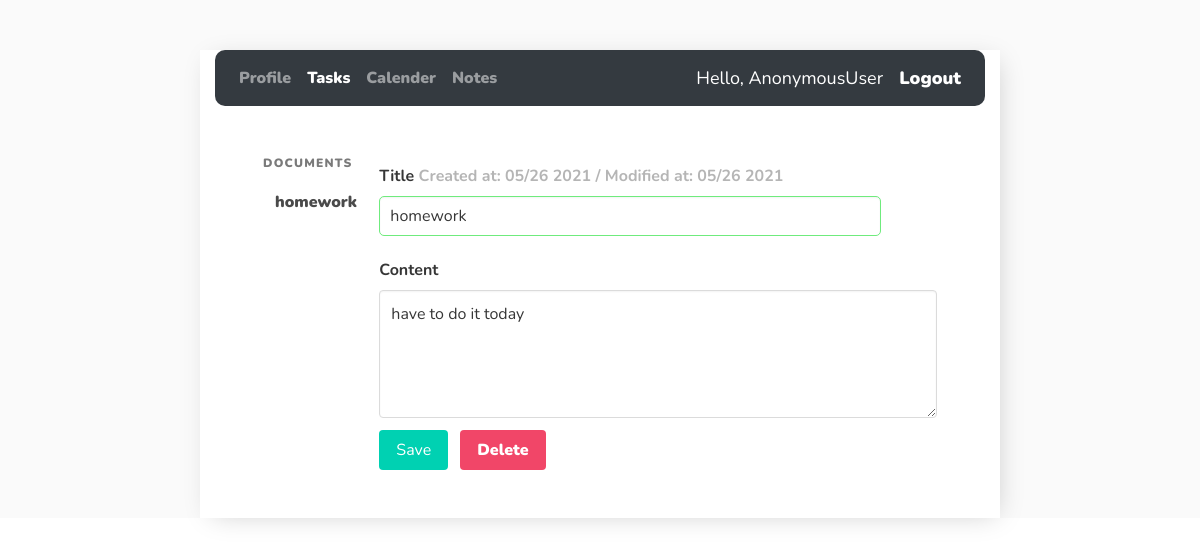
Page /notes/?docid=1 on the committed database.
### notes/models.py (models this page shows)
class Document(models.Model):
    title = models.CharField(max_length=255)
    content = models.TextField(blank=True, null=True)
    created_at = models.DateTimeField(auto_now_add=True)
    modified_at = models.DateTimeField(auto_now=True)
    class Meta:
        ordering = ('title',)

### notes/views.py (the view, shortened to what this page needs)
# urls.py: path('', views.Notes, name='notes'),
def Notes(request):
    docid = int(request.GET.get('docid', 0))
    documents = Document.objects.all()
    if docid > 0:
        document = Document.objects.get(pk=docid)
    else:
        document = ''
    context = {
        'docid': docid,
        'documents': documents,
        'document': document
    }
    return render(request, 'notes/notes.html', context)

### notes/templates/notes/notes.html (shortened to what this page needs)
{% load static %}
<!DOCTYPE html>
<html>
<head>
    <link rel="stylesheet" href="https://cdn.jsdelivr.net/npm/bulma@0.9.0/css/bulma.min.css">
    <link rel="stylesheet" href="https://stackpath.bootstrapcdn.com/bootstrap/4.3.1/css/bootstrap.min.css">
</head>
<body>
    <div class="container">
        {% include 'base/navbar.html' %}
        <section class="section">
            <div class="columns">
                <div class="column is-2">
                    <aside class="menu">
                        <p class="menu-label">Documents</p>
                        <ul class="menu-list">
                            {% for doc in documents %}
                            <li>
                                <a href="{% url 'notes' %}?docid={{ doc.id }}">{{ doc.title }}</a>
                            </li>
                            {% endfor %}
                        </ul>
                    </aside>
                </div>
                <div class="column is-10">
                    <form method="post" action="{% url 'notes' %}">
                        <div class="field">
                            <label class="label">
                                Title
                                {% if document %}
                                <span class="has-text-grey-light">
                                    Created at: {{ document.created_at|date:"m/d Y" }} /
                                    Modified at: {{ document.modified_at|date:"m/d Y" }}
                                </span>
                                {% endif %}
                            </label>
                            <div class="control">
                                <input type="text" class="input" name="title" placeholder="Title" {% if document %}
                                    value="{{ document.title }}" {% endif %}>
                            </div>
                        </div>
                        <div class="field">
                            <label class="label">Content</label>
                            <div class="control">
                                <textarea class="textarea" name="content"
                                    placeholder="Content">{% if document %}{{ document.content }}{% endif %}</textarea>
                            </div>
                        </div>
                        <div class="field is-grouped">
                            <div class="control">
                                <button class="button is-primary">Save</button>
                            </div>
                            {% if document %}
                            <div class="control">
                                <a href="{% url 'delete_document' document.id %}" class="button is-danger">Delete</a>
                            </div>
                            {% endif %}
                        </div>
                    </form>
                </div>
            </div>
        </section>
    </div>
</body>
</html>

### notes/templates/notes/notes.html (style rules this page uses)
body { background-color: #FAFAFA; font-family: 'Nunito', sans-serif; padding-top: 50px; }
a, p { color: #4b5156; font-weight: 900; }
.container { max-width: 800px; margin: auto; background-color: #fff; -webkit-box-shadow: 4px 4px 26px -8px rgba(0, 0, 0, 0.21); box-shadow: 4px 4px 26px -8px rgba(0, 0, 0, 0.21); }
input[type=text], input[type=password] { border: 1px solid #6feb7d; border-radius: 5px; padding: 10px; width: 90%; }
textarea { border: 1px solid #6feb7d; border-radius: 5px; padding: 10px; width: 90%; }
label { padding-top: 10px !important; display: block; }

### rows in the picture
Document: title "homework", created_at "05/26 2021", modified_at "05/26 2021", content "have to do it today"

### other values in the picture
{{ request.user }} "AnonymousUser"
